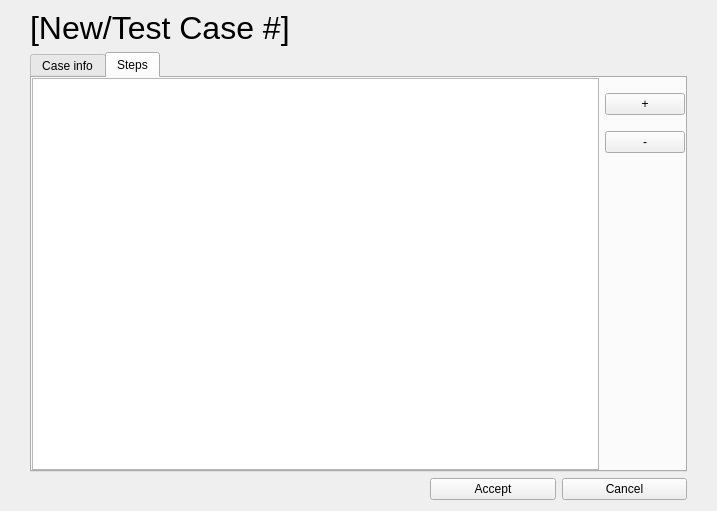
<?xml version="1.0" encoding="UTF-8"?>
<ui version="4.0">
 <class>form_case</class>
 <widget class="QWidget" name="form_case">
  <property name="geometry">
   <rect>
    <x>0</x>
    <y>0</y>
    <width>717</width>
    <height>511</height>
   </rect>
  </property>
  <property name="windowTitle">
   <string>Form</string>
  </property>
  <layout class="QVBoxLayout" name="verticalLayout_2">
   <property name="spacing">
    <number>6</number>
   </property>
   <property name="leftMargin">
    <number>30</number>
   </property>
   <property name="topMargin">
    <number>10</number>
   </property>
   <property name="rightMargin">
    <number>30</number>
   </property>
   <item>
    <widget class="QLabel" name="lbl_case">
     <property name="font">
      <font>
       <pointsize>24</pointsize>
      </font>
     </property>
     <property name="text">
      <string>[New/Test Case #]</string>
     </property>
     <property name="wordWrap">
      <bool>true</bool>
     </property>
    </widget>
   </item>
   <item>
    <widget class="QTabWidget" name="tab_widget_case">
     <property name="currentIndex">
      <number>1</number>
     </property>
     <widget class="QWidget" name="tab_info">
      <attribute name="title">
       <string>Case info</string>
      </attribute>
      <layout class="QVBoxLayout" name="verticalLayout">
       <property name="leftMargin">
        <number>0</number>
       </property>
       <property name="topMargin">
        <number>0</number>
       </property>
       <property name="rightMargin">
        <number>0</number>
       </property>
       <property name="bottomMargin">
        <number>0</number>
       </property>
       <item>
        <layout class="QHBoxLayout" name="hlayout_id">
         <item>
          <widget class="QLabel" name="lbl_id">
           <property name="text">
            <string>Id:</string>
           </property>
          </widget>
         </item>
         <item>
          <widget class="QLineEdit" name="le_identification">
           <property name="text">
            <string/>
           </property>
           <property name="placeholderText">
            <string>[Id]</string>
           </property>
          </widget>
         </item>
         <item>
          <widget class="QLabel" name="lbl_name">
           <property name="text">
            <string>Name:</string>
           </property>
          </widget>
         </item>
         <item>
          <widget class="QLineEdit" name="le_name">
           <property name="cursor">
            <cursorShape>ArrowCursor</cursorShape>
           </property>
           <property name="text">
            <string/>
           </property>
           <property name="placeholderText">
            <string>[Name]</string>
           </property>
          </widget>
         </item>
         <item>
          <widget class="QLabel" name="lbl_system">
           <property name="text">
            <string>System(s):</string>
           </property>
          </widget>
         </item>
         <item>
          <widget class="QListWidget" name="lw_system">
           <property name="sizePolicy">
            <sizepolicy hsizetype="Maximum" vsizetype="Maximum">
             <horstretch>0</horstretch>
             <verstretch>0</verstretch>
            </sizepolicy>
           </property>
           <property name="maximumSize">
            <size>
             <width>200</width>
             <height>40</height>
            </size>
           </property>
          </widget>
         </item>
         <item>
          <widget class="QLabel" name="lbl_section">
           <property name="text">
            <string>Section(s):</string>
           </property>
          </widget>
         </item>
         <item>
          <widget class="QListWidget" name="lw_section">
           <property name="sizePolicy">
            <sizepolicy hsizetype="Maximum" vsizetype="Maximum">
             <horstretch>0</horstretch>
             <verstretch>0</verstretch>
            </sizepolicy>
           </property>
           <property name="maximumSize">
            <size>
             <width>200</width>
             <height>40</height>
            </size>
           </property>
          </widget>
         </item>
        </layout>
       </item>
       <item>
        <layout class="QHBoxLayout" name="hlayout_operator" stretch="0,0,0,0,0,0">
         <property name="rightMargin">
          <number>50</number>
         </property>
         <item>
          <widget class="QLabel" name="lbl_operator">
           <property name="text">
            <string>Operator(s):</string>
           </property>
          </widget>
         </item>
         <item>
          <widget class="QListWidget" name="lw_operator">
           <property name="sizePolicy">
            <sizepolicy hsizetype="Maximum" vsizetype="Maximum">
             <horstretch>0</horstretch>
             <verstretch>0</verstretch>
            </sizepolicy>
           </property>
           <property name="maximumSize">
            <size>
             <width>250</width>
             <height>40</height>
            </size>
           </property>
          </widget>
         </item>
         <item>
          <widget class="QLabel" name="lbl_drone">
           <property name="text">
            <string>Drone(s):</string>
           </property>
          </widget>
         </item>
         <item>
          <widget class="QListWidget" name="lw_drone">
           <property name="sizePolicy">
            <sizepolicy hsizetype="Maximum" vsizetype="Maximum">
             <horstretch>0</horstretch>
             <verstretch>0</verstretch>
            </sizepolicy>
           </property>
           <property name="maximumSize">
            <size>
             <width>250</width>
             <height>40</height>
            </size>
           </property>
          </widget>
         </item>
         <item>
          <widget class="QLabel" name="lbl_uhub_user">
           <property name="text">
            <string>U-hub User(s)</string>
           </property>
          </widget>
         </item>
         <item>
          <widget class="QListWidget" name="lw_uhub_user">
           <property name="sizePolicy">
            <sizepolicy hsizetype="Maximum" vsizetype="Maximum">
             <horstretch>0</horstretch>
             <verstretch>0</verstretch>
            </sizepolicy>
           </property>
           <property name="maximumSize">
            <size>
             <width>250</width>
             <height>40</height>
            </size>
           </property>
          </widget>
         </item>
        </layout>
       </item>
       <item>
        <layout class="QHBoxLayout" name="hlayout_comment">
         <item>
          <widget class="QLabel" name="lbl_comment">
           <property name="text">
            <string>Comments:</string>
           </property>
          </widget>
         </item>
         <item>
          <widget class="QLineEdit" name="le_comment">
           <property name="text">
            <string/>
           </property>
           <property name="placeholderText">
            <string>[Comments]</string>
           </property>
          </widget>
         </item>
        </layout>
       </item>
      </layout>
     </widget>
     <widget class="QWidget" name="tab_steps">
      <attribute name="title">
       <string>Steps</string>
      </attribute>
      <layout class="QHBoxLayout" name="horizontalLayout">
       <property name="leftMargin">
        <number>0</number>
       </property>
       <property name="topMargin">
        <number>0</number>
       </property>
       <property name="rightMargin">
        <number>0</number>
       </property>
       <property name="bottomMargin">
        <number>0</number>
       </property>
       <item>
        <widget class="QTableView" name="tbl_steps"/>
       </item>
       <item>
        <layout class="QVBoxLayout" name="vlayout_btn_steps">
         <property name="spacing">
          <number>1</number>
         </property>
         <property name="bottomMargin">
          <number>300</number>
         </property>
         <item>
          <widget class="QPushButton" name="btn_add_step">
           <property name="text">
            <string>+</string>
           </property>
          </widget>
         </item>
         <item>
          <widget class="QPushButton" name="btn_remove_step">
           <property name="text">
            <string>-</string>
           </property>
          </widget>
         </item>
        </layout>
       </item>
      </layout>
     </widget>
    </widget>
   </item>
   <item>
    <layout class="QHBoxLayout" name="hlayout_btn_case">
     <property name="leftMargin">
      <number>400</number>
     </property>
     <item>
      <widget class="QPushButton" name="btn_accept">
       <property name="text">
        <string>Accept</string>
       </property>
      </widget>
     </item>
     <item>
      <widget class="QPushButton" name="btn_cancel">
       <property name="text">
        <string>Cancel</string>
       </property>
      </widget>
     </item>
    </layout>
   </item>
  </layout>
 </widget>
 <resources/>
 <connections/>
</ui>
